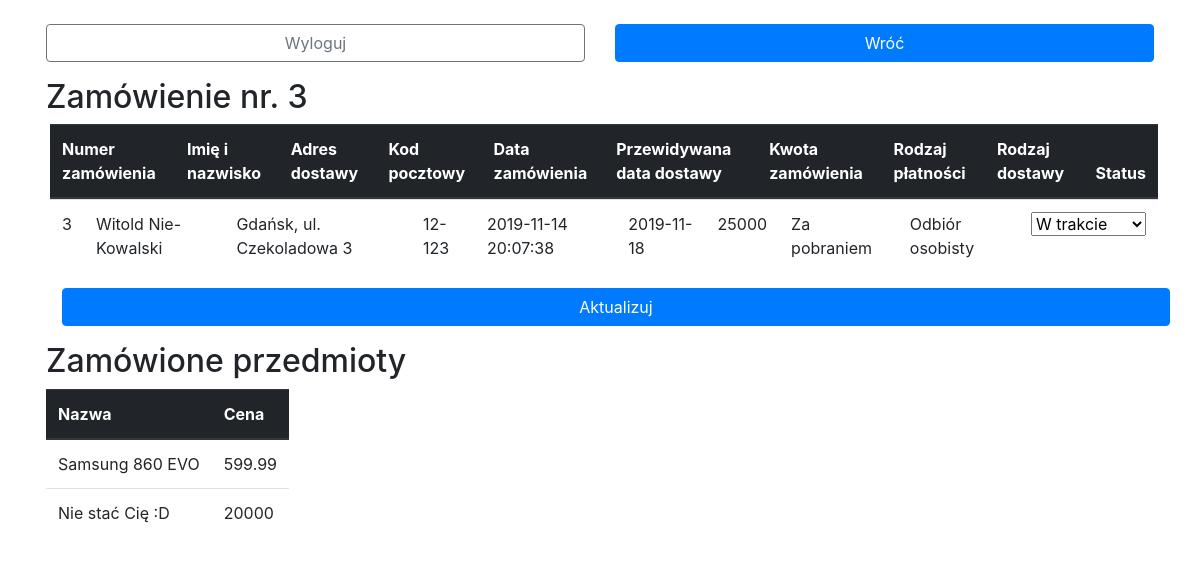
/panel/szczegoly.php?id=3 (signed in), run on the app's committed database.
### tables this page shows
CREATE TABLE `dysk` (
  `idDysk` int(10) UNSIGNED NOT NULL,
  `Zdjecia_idZdjecia` int(10) UNSIGNED NOT NULL,
  `Gwarancja_idGwarancja` int(10) UNSIGNED NOT NULL,
  `Producent_idProducent` int(10) UNSIGNED NOT NULL,
  `Nazwa` varchar(100) DEFAULT NULL,
  `Opis` text DEFAULT NULL,
  `Cena` float DEFAULT NULL,
  `Typ` varchar(20) DEFAULT NULL,
  `Interfejs` varchar(20) DEFAULT NULL,
  `Pojemnosc` int(11) DEFAULT NULL,
  `SzybkoscZapisu` int(11) DEFAULT NULL,
  `SzybkoscOdczytu` int(11) DEFAULT NULL,
  `Format` varchar(20) DEFAULT NULL
);

CREATE TABLE `komputer` (
  `idKomputer` int(10) UNSIGNED NOT NULL,
  `Zasilacz_idZasilacz` int(10) UNSIGNED NOT NULL,
  `PlytaGlowna_idPlytaGlowna` int(10) UNSIGNED NOT NULL,
  `KartaGraficzna_idKartaGraficzna` int(10) UNSIGNED NOT NULL,
  `Obudowa_idObudowa` int(10) UNSIGNED NOT NULL,
  `Dysk_idDysk` int(10) UNSIGNED NOT NULL,
  `RAM_idRAM` int(10) UNSIGNED NOT NULL,
  `Procesor_idProcesor` int(10) UNSIGNED NOT NULL,
  `Nazwa` varchar(100) DEFAULT NULL,
  `Opis` text DEFAULT NULL,
  `Cena` float NOT NULL
);

### panel/szczegoly.php (the view, shortened to what this page needs)
<!doctype html>
<html lang="pl">
<head>
    <link href="//maxcdn.bootstrapcdn.com/bootstrap/4.0.0/css/bootstrap.min.css" rel="stylesheet" id="bootstrap-css">
</head>
<body>
<div class="container w-100 mt-2 mr-auto ml-auto p-md-3">
    <div class="row">
        <div class="col col-md-6 col-sm-12"> <a href="panel.php?logout='1'" class="btn btn-outline-secondary mb-3 btn-block w-md-75 w-sm-100 mr-auto ml-auto ">Wyloguj</a></div>
        <div class="col col-md-6 col-sm-12"><a href="zamowienia.php" class="btn btn-primary btn-block w-md-75 mb-3 mr-auto ml-auto w-sm-100 ">Wróć</a></div>
    </div>
<?php
require "polaczenie.php";
if(isset($_GET['id'])){
	$id = $_GET['id'];
} else{
	header ("location: zamowienia.php");
}
$zapytanie = "select * from zamowienie where ID='$id'";
$wynik = mysqli_query($polaczenie, $zapytanie);
$zamow = mysqli_fetch_assoc($wynik);
echo '<h2>Zamówienie nr. '.$zamow["ID"].'</h2>';
echo '<table class="table row overflow-auto mt-2 mr-1 ml-1 w-sm-75" style="overflow: auto">
	<thead class="thead-dark">
	<tr>
		<th>Numer zamówienia</th>
		<th>Imię i nazwisko</th>
		<th>Adres dostawy</th>
		<th>Kod pocztowy</th>
		<th>Data zamówienia</th>
		<th>Przewidywana data dostawy</th>
		<th>Kwota zamówienia</th>
		<th>Rodzaj płatności</th>
		<th>Rodzaj dostawy</th>
		<th>Status</th>
	</tr>
	</thead>
	<tr>
		<td>'.$zamow["ID"].'</td>
		<td>'.$zamow["Imie_Nazwisko"].'</td>
		<td>'.$zamow["Adres_Dostawy"].'</td>
		<td>'.$zamow["Kod_Pocztowy"].'</td>
		<td>'.$zamow["Data_Zamowienia"].'</td>
		<td>'.$zamow["Przewidywana_Data_Dostawy"].'</td>
		<td>'.$zamow["Kwota_Zamowienia"].'</td>
		<td>'.$zamow["Rodzaj_Platnosci"].'</td>
		<td>'.$zamow["Rodzaj_Dostawy"].'</td>
		<td><form action="szczegoly.php?id='.$id.'" method=POST>
			<select name="status">
			<option selected value='.$zamow["Status_Zamowienia"].'>'.$zamow["Status_Zamowienia"].'</option>';
echo '</select>
	</td>
	</tr>
	</table>
	<button type="submit" name="aktualizuj" class="btn btn-primary btn-block w-md-50 w-sm-100 m-md-3">Aktualizuj</button></form>';
echo '<h2>Zamówione przedmioty</h2>';
echo '
<table class="table row overflow-auto mt-2 mr-md-auto ml-md-auto mr-sm-1 ml-sm-1 w-sm-75" style="overflow: auto">
	<thead class="thead-dark">
<tr>
<th>Nazwa</th>
<th>Cena</th>
</tr>';
$idDysk = "SELECT dysk_idDysk as ID FROM dysk_has_zamowienia WHERE zamowienia_idZamowienia = '$id'";
$ids = mysqli_query($polaczenie, $idDysk);
while($wynik = mysqli_fetch_assoc($ids)){
	$produkty = "SELECT concat(p.nazwa, ' ', d.nazwa) as nazwa, d.cena as cena FROM dysk d inner join producent p on d.Producent_idProducent=p.idProducent WHERE d.idDysk = '".$wynik['ID']."'";
	$query = mysqli_query($polaczenie, $produkty);
while($produkt = mysqli_fetch_assoc($query)){
	echo '<tr>
	<td>'.$produkt["nazwa"].'</td>
	<td>'.$produkt["cena"].'</td>
	</tr>';
}
}
$idKomputer = "SELECT komputer_idKomputer as ID FROM komputer_has_zamowienia WHERE zamowienia_idZamowienia = '$id'";
$ids = mysqli_query($polaczenie, $idKomputer);
while($wynik = mysqli_fetch_assoc($ids)){
	$produkty = "SELECT nazwa, cena FROM komputer where idKomputer = '".$wynik['ID']."'";
	$query = mysqli_query($polaczenie, $produkty);
while($produkt = mysqli_fetch_assoc($query)){
	echo '<tr>
	<td>'.$produkt["nazwa"].'</td>
	<td>'.$produkt["cena"].'</td>
	</tr>';
}
}
echo '</table>';
?>
</div>
</body>
</html>

### data on the page
dysk: nazwa "Samsung 860 EVO", Cena "599.99"
komputer: Nazwa "Nie stać Cię :D", Cena "20000"

### other printed values
$zamow["ID"] "3"
$zamow["Imie_Nazwisko"] "Witold Nie-Kowalski"
$zamow["Adres_Dostawy"] "Gdańsk, ul. Czekoladowa 3"
$zamow["Kod_Pocztowy"] "12-123"
$zamow["Data_Zamowienia"] "2019-11-14 20:07:38"
$zamow["Przewidywana_Data_Dostawy"] "2019-11-18"
$zamow["Kwota_Zamowienia"] "25000"
$zamow["Rodzaj_Platnosci"] "Za pobraniem"
$zamow["Rodzaj_Dostawy"] "Odbiór osobisty"
form field status "W trakcie"
